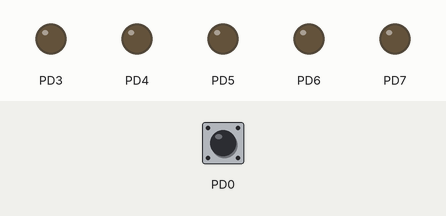
Recording of a program running on a simulated ATmega32, built with avr-gcc and emulated at 8 MHz. Parts: output pins drawn as LEDs (lit = HIGH). The inputs (shaded band) are chosen by the test bench; at power-on: PD0 LOW.

Above: at 1.2 s.
1.3 s: PD0 driven HIGH
At 2.5 s:
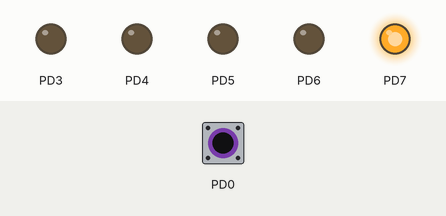
2.8 s: PD0 pulsed LOW 5 times (0.12 s each, 0.3 s apart)
At 4.3 s:
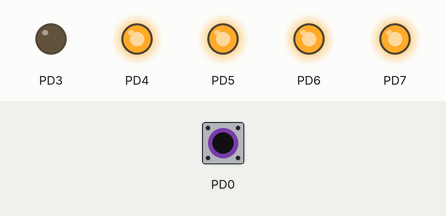
At 5.0 s:
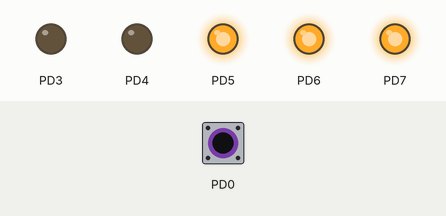
Timing chart, 0 to 6.5 s (numbered marks = the images above; inputs shaded):
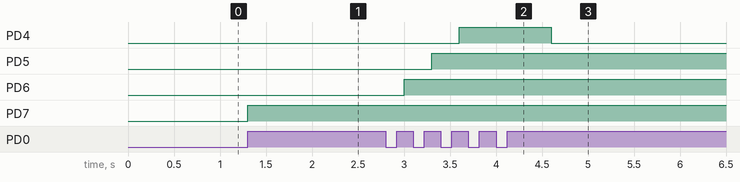

The program:

main.c
```c
/*
 * Task3_Unit7_Lesson1.c
 *
 * Created: 01/10/2023 10:16:12 pm
 * Author : Eldeeb
 */

#include "MemMap.h"
#include "Utils.h"
#define F_CPU 8000000UL
#include <util/delay.h>


//static unsigned char SegmentNumber[]={0x3F,0x06,0x5B,0x4F,0x66,0x6D,0x7D,0x07,0x7F,0x6F};

int main(void)
{	int flag=7;
	DDRD = 0b11111000;
    /* Replace with your application code */
    while (1)
    {

		if(ReadBit(PIND,0)==1)
		{
			if (flag>4)
			{
			SetBit(PORTD,flag);
			flag--;
			}
			else if (flag==4)
			{
					SetBit(PORTD,flag);
					_delay_ms(1000);
					ClearBit(PORTD,flag);
					flag--;
			}
			else
			{
				PORTD=0;
				flag=7;
			}
				while( ReadBit(PIND,0) == 1 );
		}

		_delay_ms(100);
    }
}
```

MemMap.h
```c
/*
 * MemMap.h
 *
 * Created: 30/09/2023 7:12:16 pm
 *  Author: Eldeeb
 */


#ifndef MEMMAP_H_
#define MEMMAP_H_

#define DDRA		*(volatile unsigned char *)(0x3A)
#define PORTA		*(volatile unsigned char *)(0x3B)
#define PINA		*(volatile unsigned char *)(0x39)

#define DDRB		*(volatile unsigned char *)(0x37)
#define PORTB		*(volatile unsigned char *)(0x38)
#define PINB		*(volatile unsigned char *)(0x36)

#define DDRC		*(volatile unsigned char *)(0x34)
#define PORTC		*(volatile unsigned char *)(0x35)
#define PINC		*(volatile unsigned char *)(0x33)

#define DDRD		*(volatile unsigned char *)(0x31)
#define PORTD		*(volatile unsigned char *)(0x32)
#define PIND		*(volatile unsigned char *)(0x30)

#endif /* MEMMAP_H_ */
```

Utils.h
```c
/*
 * Utils.h
 *
 * Created: 01/10/2023 8:54:20 pm
 *  Author: Eldeeb
 */


#ifndef UTILS_H_
#define UTILS_H_

#define SetBit(reg,bit)			(reg = reg|(1<<bit))
#define ClearBit(reg,bit)		(reg =reg&~(1<<bit))
#define ReadBit(reg,bit)		((reg>>bit) & 1)
#define ToggleBit(reg,bit)		(reg =reg^(1<<bit))

#endif /* UTILS_H_ */
```

Measured:
- after the input at 1.3 s, PD7: LOW → HIGH at once
- after the input at 2.8 s, PD4: LOW → HIGH after 0.80 s, → LOW 1.0 s later; PD5: LOW → HIGH after 0.50 s; PD6: LOW → HIGH after 0.20 s
